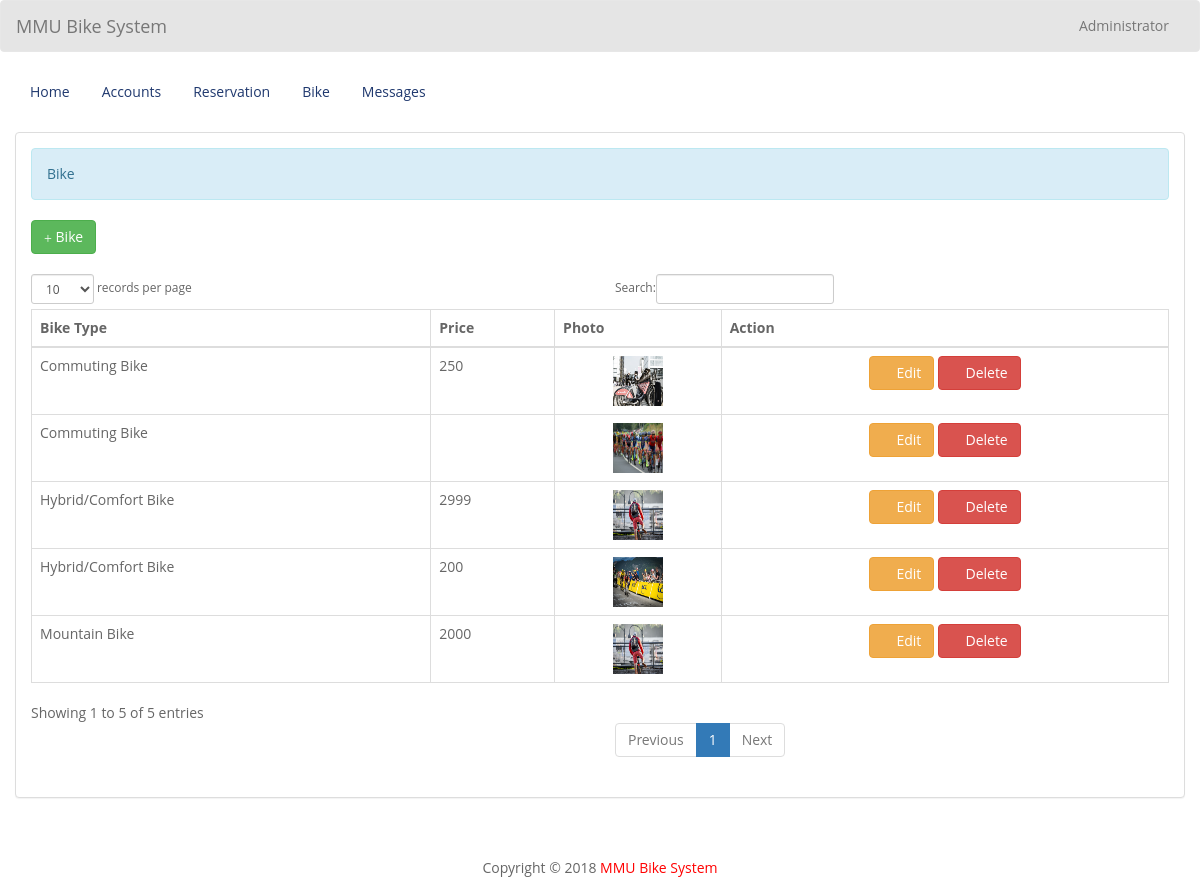
/admin/bike.php (signed in), run on the app's committed database.
### tables this page shows
CREATE TABLE `bike` (
  `bike_id` int(100) NOT NULL,
  `bike_type` varchar(100) NOT NULL,
  `price` varchar(100) NOT NULL,
  `photo` varchar(100) NOT NULL
);

### admin/name.php (called while the page is built)
<?php
	require 'connect.php';
	$query = $conn->query("SELECT * FROM `admin` WHERE `admin_id` = '$_SESSION[admin_id]'") or die(mysqli_error());
	$fetch = $query->fetch_array();
	$name = $fetch['name'];
?>

### admin/bike.php (the view, shortened to what this page needs)
<!DOCTYPE html>
<?php
	require 'name.php';
?>
<html lang = "en">
	<head>
		<link rel = "stylesheet" type = "text/css" href = "../css/bootstrap.css " />
		<link rel = "stylesheet" type = "text/css" href = "../css/style.css" />
	</head>
<body>
	<nav style = "background-color:rgba(0, 0, 0, 0.1);" class = "navbar navbar-default">
		<div  class = "container-fluid">
			<div class = "navbar-header">
				<a class = "navbar-brand" >MMU Bike System</a>
			</div>
			<ul class = "nav navbar-nav pull-right ">
				<li class = "dropdown">
					<a class="dropdown-toggle" data-toggle="dropdown" role="button" aria-haspopup="true" aria-expanded="false"><i class = "glyphicon glyphicon-user"></i> <?php echo $name;?></a>
				</li>
			</ul>
		</div>
	</nav>
	<div class = "container-fluid">
		<ul class = "nav nav-pills">
			<li><a href = "home.php">Home</a></li>
			<li><a href = "account.php">Accounts</a></li>
			<li><a href = "reserve.php">Reservation</a></li>
			<li><a href = "bike.php">Bike</a></li>
            <li><a href = "message.php">Messages</a></li>
		</ul>
	</div>
	<br />
	<div class = "container-fluid">
		<div class = "panel panel-default">
			<div class = "panel-body">
				<div class = "alert alert-info">Bike</div>
				<a class = "btn btn-success" href = "add_bike.php"><i class = "glyphicon glyphicon-plus"></i> Bike</a>
				<br />
				<br />
				<table id = "table" class = "table table-bordered">
					<thead>
						<tr>
							<th>Bike Type</th>
							<th>Price</th>
							<th>Photo</th>
							<th>Action</th>
						</tr>
					</thead>
					<tbody>
					<?php
						$query = $conn->query("SELECT * FROM `bike`") or die(mysqli_error());
						while($fetch = $query->fetch_array()){
					?>
						<tr>
							<td><?php echo $fetch['bike_type']?></td>
							<td><?php echo $fetch['price']?></td>
							<td><center><img src = "../photo/<?php echo $fetch['photo']?>" height = "50" width = "50"/></center></td>
							<td><center><a class = "btn btn-warning" href = "edit_bike.php?bike_id=<?php echo $fetch['bike_id']?>"><i class = "glyphicon glyphicon-edit"></i> Edit</a>
							<a class = "btn btn-danger" onclick = "confirmationDelete(this); return false;" href = "delete_bike.php?bike_id=<?php echo $fetch['bike_id']?>"><i class = "glyphicon glyphicon-remove"></i> Delete</a></center></td>
						</tr>
					<?php
						}
					?>
					</tbody>
				</table>
			</div>
		</div>
	</div>
	<br />
	<br />
<div style="text-align:center;">
    Copyright © 2018 <a style="color:red;"href="index.php">MMU Bike System</a>
</div>
</body>
</html>

### css/style.css (style rules this page uses)
body, html { font-family: 'Open Sans', sans-serif; text-rendering: optimizeLegibility !important; -webkit-font-smoothing: antialiased !important; color: #666; font-weight: 400; width: 100% !important; height: 100% !important; }
a { color: #1f386e; font-weight: 400; }
ul, ol { list-style: none; }
ul, ol { padding: 0; webkit-padding: 0; moz-padding: 0; }

### data on the page
bike: bike_type "Mountain Bike", price "2000", photo (picture)
bike: bike_type "Hybrid/Comfort Bike", price "2999", photo (picture)
bike: bike_type "Hybrid/Comfort Bike", price "200", photo (picture)
bike: bike_type "Commuting Bike", price "250", photo (picture)
bike: bike_type "Commuting Bike", photo (picture)

### other printed values
$name "Administrator"
